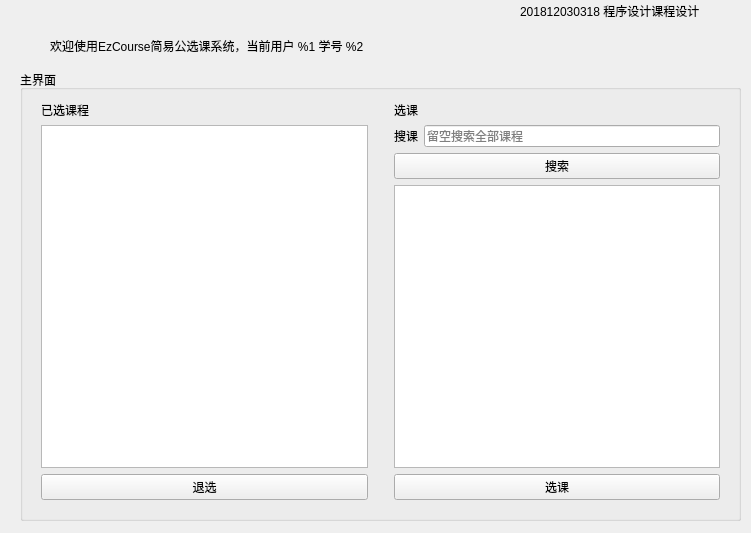
<?xml version="1.0" encoding="UTF-8"?>
<ui version="4.0">
 <class>StudentWindow</class>
 <widget class="QWidget" name="StudentWindow">
  <property name="geometry">
   <rect>
    <x>0</x>
    <y>0</y>
    <width>751</width>
    <height>533</height>
   </rect>
  </property>
  <property name="windowTitle">
   <string>StudentWindow</string>
  </property>
  <widget class="QGroupBox" name="groupBox_show">
   <property name="geometry">
    <rect>
     <x>20</x>
     <y>70</y>
     <width>721</width>
     <height>451</height>
    </rect>
   </property>
   <property name="title">
    <string>主界面</string>
   </property>
   <widget class="QWidget" name="formLayoutWidget">
    <property name="geometry">
     <rect>
      <x>10</x>
      <y>20</y>
      <width>701</width>
      <height>421</height>
     </rect>
    </property>
    <layout class="QGridLayout" name="gridLayout">
     <item row="0" column="0">
      <widget class="QLabel" name="label">
       <property name="text">
        <string>已选课程</string>
       </property>
      </widget>
     </item>
     <item row="2" column="0">
      <widget class="QPushButton" name="pushButton_quitCourse">
       <property name="text">
        <string>退选</string>
       </property>
      </widget>
     </item>
     <item row="1" column="3">
      <layout class="QFormLayout" name="formLayout_2">
       <item row="0" column="0">
        <widget class="QLabel" name="label_3">
         <property name="text">
          <string>搜课</string>
         </property>
         <property name="buddy">
          <cstring>lineEdit_search</cstring>
         </property>
        </widget>
       </item>
       <item row="0" column="1">
        <widget class="QLineEdit" name="lineEdit_search">
         <property name="toolTip">
          <string/>
         </property>
         <property name="whatsThis">
          <string/>
         </property>
         <property name="placeholderText">
          <string>留空搜索全部课程</string>
         </property>
        </widget>
       </item>
       <item row="2" column="0" colspan="2">
        <widget class="QTableView" name="tableView_searchResult">
         <property name="sizeAdjustPolicy">
          <enum>QAbstractScrollArea::AdjustIgnored</enum>
         </property>
         <property name="selectionMode">
          <enum>QAbstractItemView::SingleSelection</enum>
         </property>
         <property name="selectionBehavior">
          <enum>QAbstractItemView::SelectRows</enum>
         </property>
         <property name="sortingEnabled">
          <bool>true</bool>
         </property>
         <attribute name="horizontalHeaderStretchLastSection">
          <bool>true</bool>
         </attribute>
         <attribute name="verticalHeaderVisible">
          <bool>false</bool>
         </attribute>
        </widget>
       </item>
       <item row="1" column="0" colspan="2">
        <widget class="QPushButton" name="pushButton_search">
         <property name="text">
          <string>搜索</string>
         </property>
        </widget>
       </item>
      </layout>
     </item>
     <item row="1" column="0">
      <widget class="QTableView" name="tableView_show">
       <property name="sizeAdjustPolicy">
        <enum>QAbstractScrollArea::AdjustIgnored</enum>
       </property>
       <property name="selectionMode">
        <enum>QAbstractItemView::SingleSelection</enum>
       </property>
       <property name="selectionBehavior">
        <enum>QAbstractItemView::SelectRows</enum>
       </property>
       <property name="sortingEnabled">
        <bool>true</bool>
       </property>
       <attribute name="horizontalHeaderStretchLastSection">
        <bool>true</bool>
       </attribute>
       <attribute name="verticalHeaderVisible">
        <bool>false</bool>
       </attribute>
      </widget>
     </item>
     <item row="0" column="3">
      <widget class="QLabel" name="label_2">
       <property name="text">
        <string>选课</string>
       </property>
      </widget>
     </item>
     <item row="2" column="3">
      <widget class="QPushButton" name="pushButton_chooseCourse">
       <property name="text">
        <string>选课</string>
       </property>
      </widget>
     </item>
     <item row="0" column="1" rowspan="3">
      <spacer name="verticalSpacer">
       <property name="orientation">
        <enum>Qt::Vertical</enum>
       </property>
       <property name="sizeHint" stdset="0">
        <size>
         <width>20</width>
         <height>40</height>
        </size>
       </property>
      </spacer>
     </item>
    </layout>
   </widget>
  </widget>
  <widget class="QLabel" name="label_welcome">
   <property name="geometry">
    <rect>
     <x>50</x>
     <y>30</y>
     <width>641</width>
     <height>31</height>
    </rect>
   </property>
   <property name="text">
    <string>欢迎使用EzCourse简易公选课系统，当前用户 %1 学号 %2</string>
   </property>
  </widget>
  <widget class="QLabel" name="label_4">
   <property name="geometry">
    <rect>
     <x>520</x>
     <y>0</y>
     <width>241</width>
     <height>21</height>
    </rect>
   </property>
   <property name="text">
    <string>201812030318 程序设计课程设计</string>
   </property>
  </widget>
 </widget>
 <layoutdefault spacing="6" margin="11"/>
 <tabstops>
  <tabstop>tableView_show</tabstop>
  <tabstop>lineEdit_search</tabstop>
  <tabstop>tableView_searchResult</tabstop>
 </tabstops>
 <resources/>
 <connections/>
</ui>
